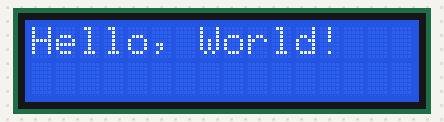
Simulated run of this program. Board: Raspberry Pi Pico running MicroPython. Shown: 16×2 character LCD. At 7.1 s the program stops and its outputs stay as they are.

Above: at 0.1 s.
At 2.1 s:
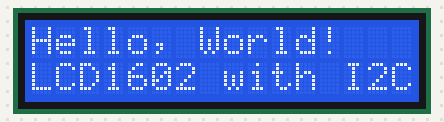

Measured:
- what the display in image 0 shows lasts 2.0 s, from 0.1 s to 2.1 s
- what the display in image 1 shows lasts 5.0 s, from 2.1 s to 7.1 s

The program:

lcdtest.py
```python
from machine import I2C, Pin
from lcd1602 import LCD
import utime

# Initialize I2C communication (I2C0)
i2c = I2C(0, sda=Pin(0), scl=Pin(1), freq=400000)

# Create an LCD object
lcd = LCD(i2c)

# Display the first message
lcd.clear()
lcd.message("Hello, World!")
utime.sleep(2)

# Move to the second line and display another message
lcd.write(0, 1,"LCD1602 with I2C")  # Column 0, Line 1
utime.sleep(5)

# Clear the display
lcd.clear()
```
